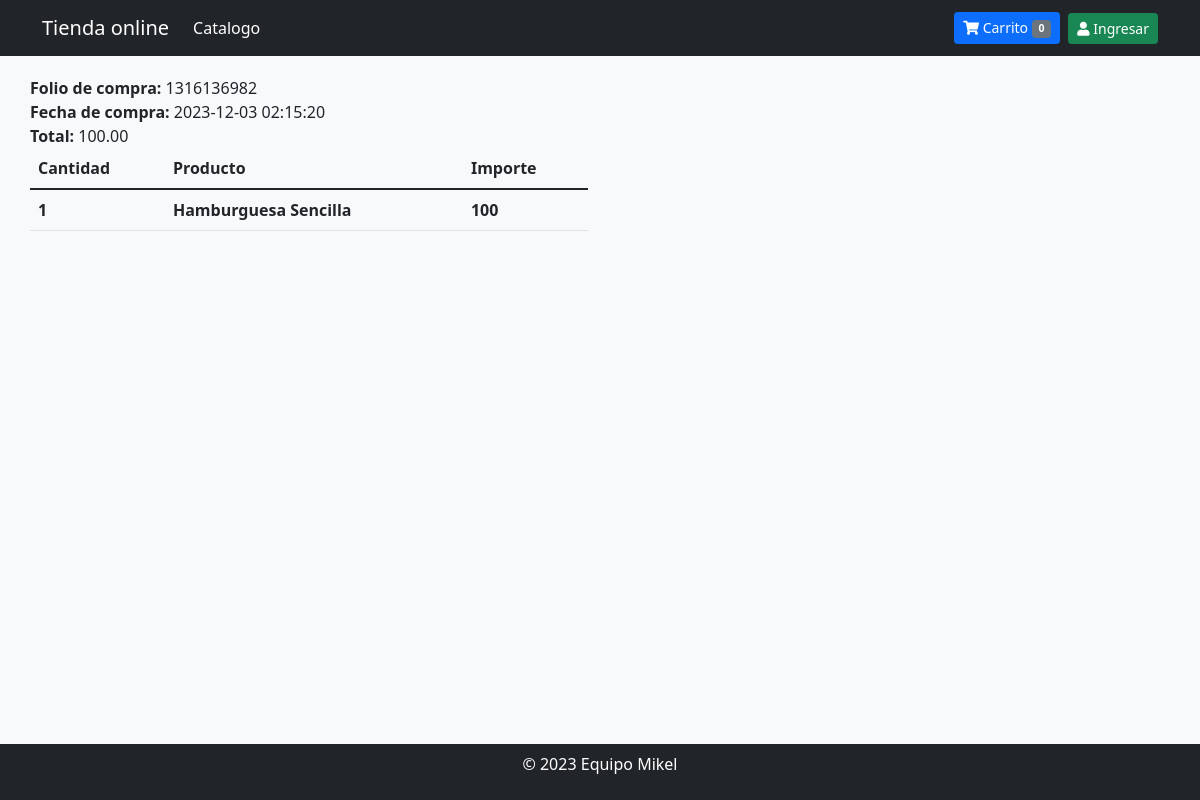
Screenshot of /completado.php?key=1316136982 with the database file from the repository.
### tables this page shows
CREATE TABLE `compra` (
  `id` int(11) NOT NULL,
  `id_transaccion` varchar(20) NOT NULL,
  `fecha` datetime NOT NULL,
  `status` varchar(20) NOT NULL,
  `email` varchar(50) NOT NULL,
  `id_cliente` varchar(20) NOT NULL,
  `total` decimal(10,2) NOT NULL,
  `medio_pago` varchar(10) DEFAULT NULL
);

CREATE TABLE `detalle_compra` (
  `id` int(11) NOT NULL,
  `id_compra` int(11) NOT NULL,
  `id_producto` int(11) NOT NULL,
  `nombre` varchar(200) NOT NULL,
  `precio` decimal(10,2) NOT NULL,
  `cantidad` int(11) NOT NULL
);

### completado.php (the view, shortened to what this page needs)
<?php
$id_transaccion = isset($_GET['key']) ? $_GET['key'] : '0';
$error = '';
if ($id_transaccion == '') {
    $error = 'Error al procesar la petición';
} else {
    $db = new Database();
    $con = $db->conectar();
    $sql = $con->prepare("SELECT count(id) FROM compra WHERE id_transaccion=? AND (status=? OR status=?)");
    $sql->execute([$id_transaccion, 'COMPLETED', 'approved']);
    if ($sql->fetchColumn() > 0) {
        $sql = $con->prepare("SELECT id, fecha, email, total FROM compra WHERE id_transaccion=? AND (status=? OR status=?) LIMIT 1");
        $sql->execute([$id_transaccion, 'COMPLETED', 'approved']);
        $row = $sql->fetch(PDO::FETCH_ASSOC);
        $idCompra = $row['id'];
        $sqlDet = $con->prepare("SELECT nombre, precio, cantidad FROM detalle_compra WHERE id_compra=?");
        $sqlDet->execute([$idCompra]);
    } else {
        $error = "Error al comprobar la compra";
    }
}
?>
<!DOCTYPE html>
<html lang="es" class="h-100">
<head>
    <link href="https://cdn.jsdelivr.net/npm/bootstrap@5.1.3/dist/css/bootstrap.min.css" rel="stylesheet">
    <link href="css/all.min.css" rel="stylesheet">
    <link href="css/estilos.css" rel="stylesheet">
</head>
<body class="d-flex flex-column h-100">
    <?php include 'menu.php'; ?>
    <main class="flex-shrink-0">
        <div class="container">
            <?php if (strlen($error) > 0) { ?>
                <div class="row">
                    <div class="col">
                        <h3><?php echo $error; ?></h3>
                    </div>
                </div>
            <?php } else { ?>
                <div class="row">
                    <div class="col">
                        <b>Folio de compra:</b> <?php echo $id_transaccion; ?><br>
                        <b>Fecha de compra:</b> <?php echo $row['fecha']; ?><br>
                        <b>Total:</b> <?php echo $row['total']; ?><br>
                    </div>
                </div>
                <div class="row">
                    <div class="col-md-6 col-sm-12">
                        <table class="table">
                            <thead>
                                <tr>
                                    <th>Cantidad</th>
                                    <th>Producto</th>
                                    <th>Importe</th>
                                </tr>
                            </thead>
                            <tbody>
                                <?php while ($row_det = $sqlDet->fetch(PDO::FETCH_ASSOC)) {
                                    $importe =  $row_det['cantidad'] * $row_det['precio']; ?>
                                    <tr>
                                        <th><?php echo $row_det['cantidad']; ?></th>
                                        <th><?php echo $row_det['nombre']; ?></th>
                                        <th><?php echo $importe; ?></th>
                                    </tr>
                                <?php } ?>
                            </tbody>
                        </table>
                    </div>
                </div>
            <?php } ?>
        </div>
    </main>
    <?php include 'footer.php'; ?>
</body>
</html>

### css/estilos.css (style rules this page uses)
body { background-color: #f8f9fa; }
main > .container { padding: 20px 0; }

### rows the page displays
compra: fecha "2023-12-03 02:15:20", total "100.00"
detalle_compra: cantidad "1", nombre "Hamburguesa Sencilla", importe "100"

### other values shown
$num_cart "0"
$id_transaccion "1316136982"
